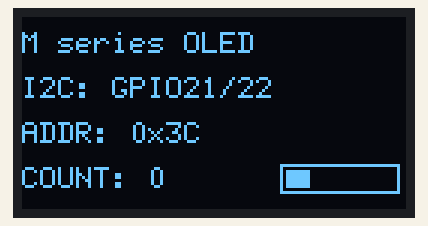
Simulated run of this sketch. Board: ESP32. Parts: 128×64 one-colour display. What the sketch prints to the serial monitor is not drawn.

Above: at 1.3 s.
At 5.4 s:
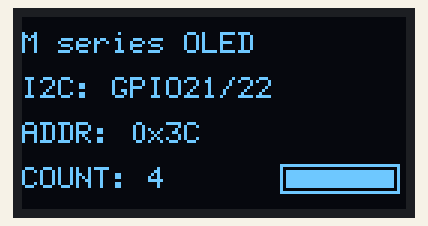
At 10.6 s:
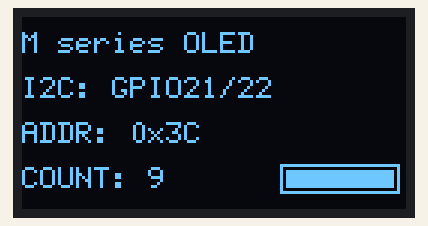
At 19.8 s:
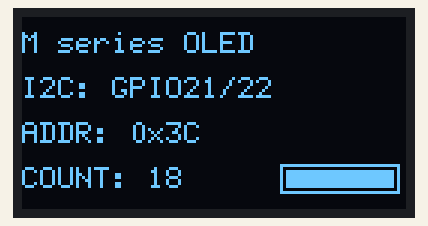
At 29.0 s:
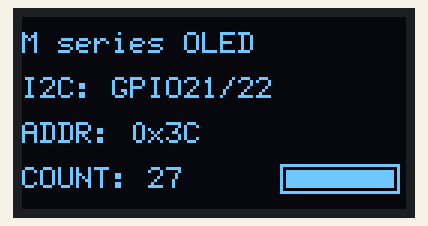
At 38.2 s:
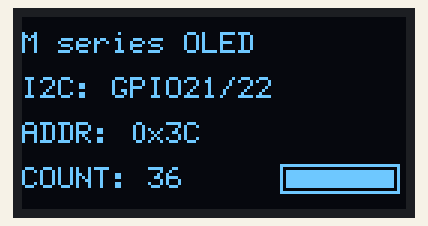

The sketch:

oled_display_test.ino
```cpp
#include <Arduino.h>
#include <Wire.h>
#include <U8g2lib.h>

constexpr uint8_t I2C_SDA_PIN = 21;
constexpr uint8_t I2C_SCL_PIN = 22;
constexpr uint8_t OLED_ADDRESS = 0x3C;
constexpr uint32_t I2C_CLOCK_HZ = 100000;

U8G2_SSD1306_128X64_NONAME_F_HW_I2C u8g2(
    U8G2_R0,
    U8X8_PIN_NONE
);

bool scanForAddress(uint8_t expectedAddress) {
  bool found = false;
  uint8_t foundCount = 0;

  Serial.print("i2c_addresses=");
  for (uint8_t address = 1; address < 127; address++) {
    Wire.beginTransmission(address);
    const uint8_t error = Wire.endTransmission();

    if (error == 0) {
      if (foundCount > 0) {
        Serial.print("|");
      }
      Serial.print("0x");
      if (address < 16) {
        Serial.print("0");
      }
      Serial.print(address, HEX);
      foundCount++;

      if (address == expectedAddress) {
        found = true;
      }
    }
  }

  if (foundCount == 0) {
    Serial.print("none");
  }
  Serial.println();

  return found;
}

void drawScreen(uint32_t counter) {
  u8g2.clearBuffer();
  u8g2.setFont(u8g2_font_6x12_tf);
  u8g2.drawStr(0, 12, "M series OLED");
  u8g2.drawStr(0, 27, "I2C: GPIO21/22");
  u8g2.drawStr(0, 42, "ADDR: 0x3C");

  char line[24];
  snprintf(line, sizeof(line), "COUNT: %lu", static_cast<unsigned long>(counter));
  u8g2.drawStr(0, 57, line);

  const uint8_t barWidth = 8 + (counter % 14) * 8;
  const uint8_t barFill = barWidth > 36 ? 36 : barWidth;
  u8g2.drawFrame(86, 49, 40, 10);
  u8g2.drawBox(88, 51, barFill, 6);
  u8g2.sendBuffer();
}

void setup() {
  Serial.begin(115200);
  delay(1200);

  Wire.begin(I2C_SDA_PIN, I2C_SCL_PIN);
  Wire.setClock(I2C_CLOCK_HZ);

  Serial.println();
  Serial.println("M series OLED display test");
  Serial.printf("SDA/SCL: GPIO%d/GPIO%d\n", I2C_SDA_PIN, I2C_SCL_PIN);
  Serial.printf("Expected OLED address: 0x%02X\n", OLED_ADDRESS);

  const bool oledFound = scanForAddress(OLED_ADDRESS);
  Serial.printf("oled_found=%s\n", oledFound ? "true" : "false");

  u8g2.setI2CAddress(OLED_ADDRESS << 1);
  const bool displayStarted = u8g2.begin();
  Serial.printf("u8g2_begin=%s\n", displayStarted ? "true" : "false");

  u8g2.setContrast(180);
}

void loop() {
  static uint32_t counter = 0;

  drawScreen(counter++);
  Serial.println("oled_frame_sent=true");
  delay(1000);
}
```

Measured:
- what the display in image 0 shows lasts 1.0 s, from 1.3 s to 2.3 s
